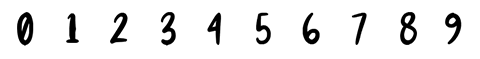
#> input picture images/numbers.png, 480 x 59 px; its folder holds 8 pictures in this run
$ python create_text.py
#> lines starting #> are read from the running program, lines starting #| are printed output that depends on the picture
from PIL import Image
from string import letters
import os

def crop(dest, input, height, width):
#> called with dest = 'D:\\handwriter\\images', input = 'numbers.png', height = 60, width = 48
    k = 0
    im = Image.open(input)
#> im is the input picture: PIL image 480x59 RGB; min 0, max 255, mean 233.6
    imgwidth, imgheight = im.size
#> imgwidth = 480; imgheight = 59
    for i in range(0,imgheight,height):
        for j in range(0,imgwidth,width):
            box = (j, i, j+width, i+height)
#> box = (0, 0, 48, 60)
            a = im.crop(box)
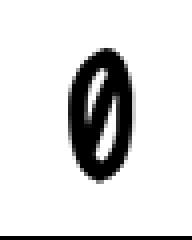
#> a: PIL image 48x60 RGB (shown 4 times larger); min 0, max 255, mean 219.3
            savefile = "%s.png" % letters[k]
            if "lower" in input:
                savefile = "_" + savefile
            elif "special" in input:
                savefile = "punc%s.png" % k
            elif "numbers" in input:
                savefile = "%s.png" % k
            a.save(os.path.join(dest,savefile))
            k += 1


crop("D:\\handwriter\\images", "numbers.png", 60, 48)
crop("D:\\handwriter\\images", "lowers.png", 60, 48)
#> call 2 of crop, with dest = 'D:\\handwriter\\images', input = 'lowers.png', height = 60, width = 48
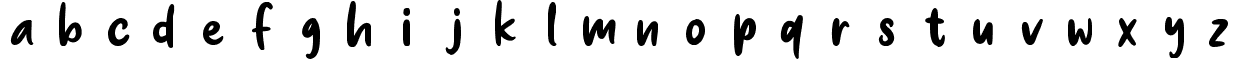
#> input picture images/lowers.png, 1248 x 59 px
#> in crop, im is the input picture: PIL image 1248x59 RGBA; mean R, G, B, A 222, 222, 222, 255
#> in crop (call 2), `a = im.crop(box)`:
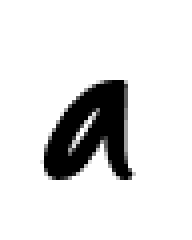
#> a: PIL image 48x60 RGBA (shown 4 times larger); mean R, G, B, A 220.3, 220.3, 220.3, 250.8; transparent parts drawn white
crop("D:\\handwriter\\images", "capitals.png", 60, 48)
#> call 3 of crop, with dest = 'D:\\handwriter\\images', input = 'capitals.png', height = 60, width = 48
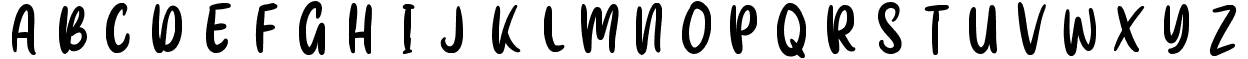
#> input picture images/capitals.png, 1248 x 59 px
#> in crop, im is the input picture: PIL image 1248x59 RGBA; mean R, G, B, A 195.6, 195.6, 195.6, 255
#> in crop (call 3), `a = im.crop(box)`:
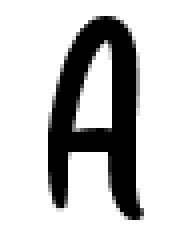
#> a: PIL image 48x60 RGBA (shown 4 times larger); mean R, G, B, A 194, 194, 194, 250.8; transparent parts drawn white
crop("D:\\handwriter\\images", "special_chars.png", 60, 48)
#> call 4 of crop, with dest = 'D:\\handwriter\\images', input = 'special_chars.png', height = 60, width = 48
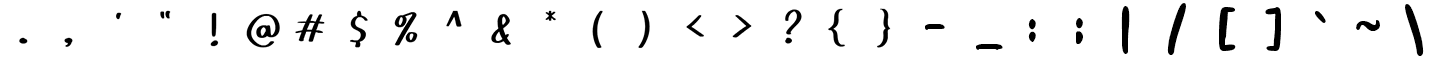
#> input picture images/special_chars.png, 1440 x 59 px
#> in crop, im is the input picture: PIL image 1440x59 RGBA; mean R, G, B, A 238.8, 238.8, 238.8, 255
#> in crop (call 4), `a = im.crop(box)`:
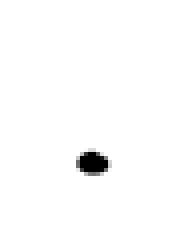
#> a: PIL image 48x60 RGBA (shown 4 times larger); mean R, G, B, A 247.7, 247.7, 247.7, 250.8; transparent parts drawn white
